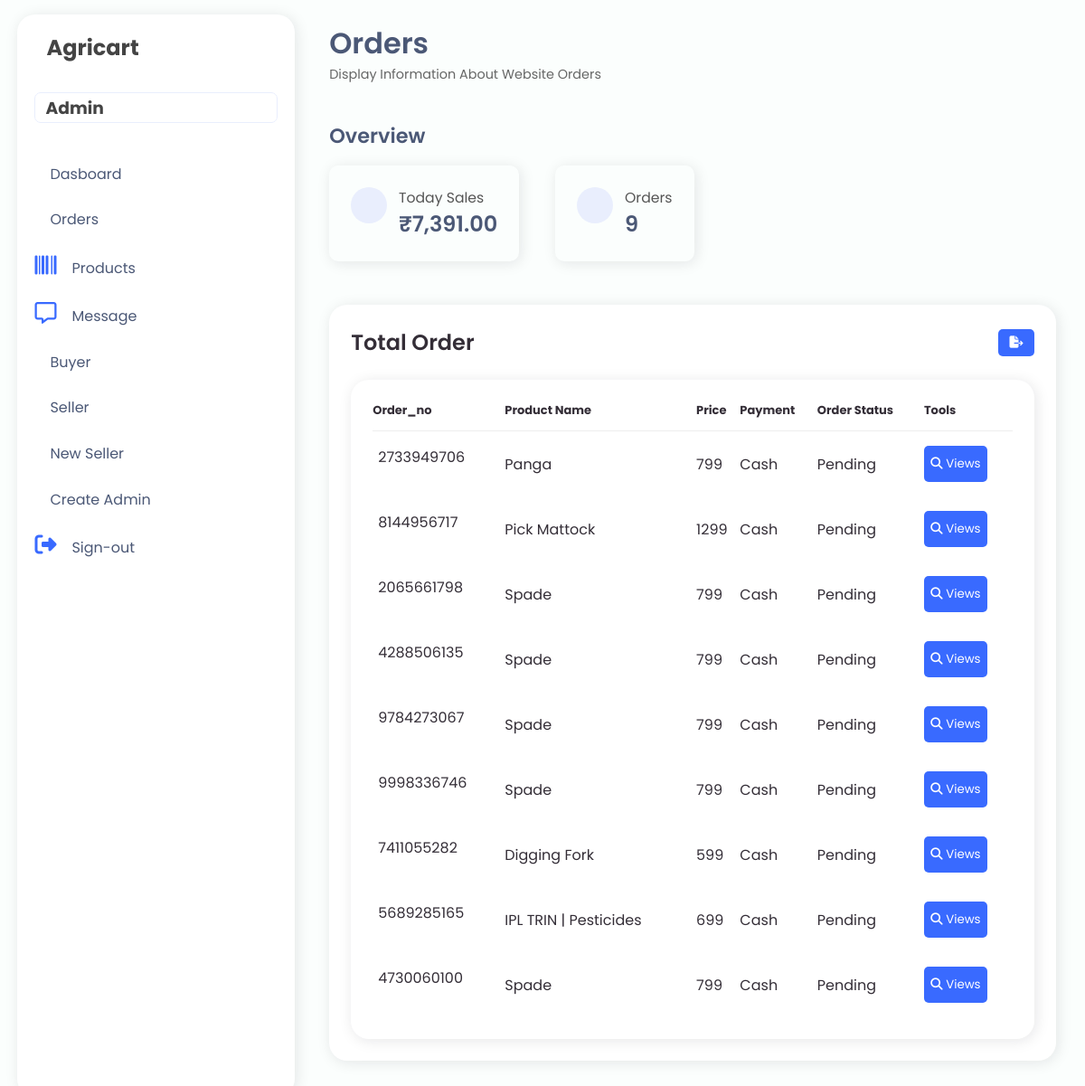
The app's page /admin/order.php (signed in), older data.
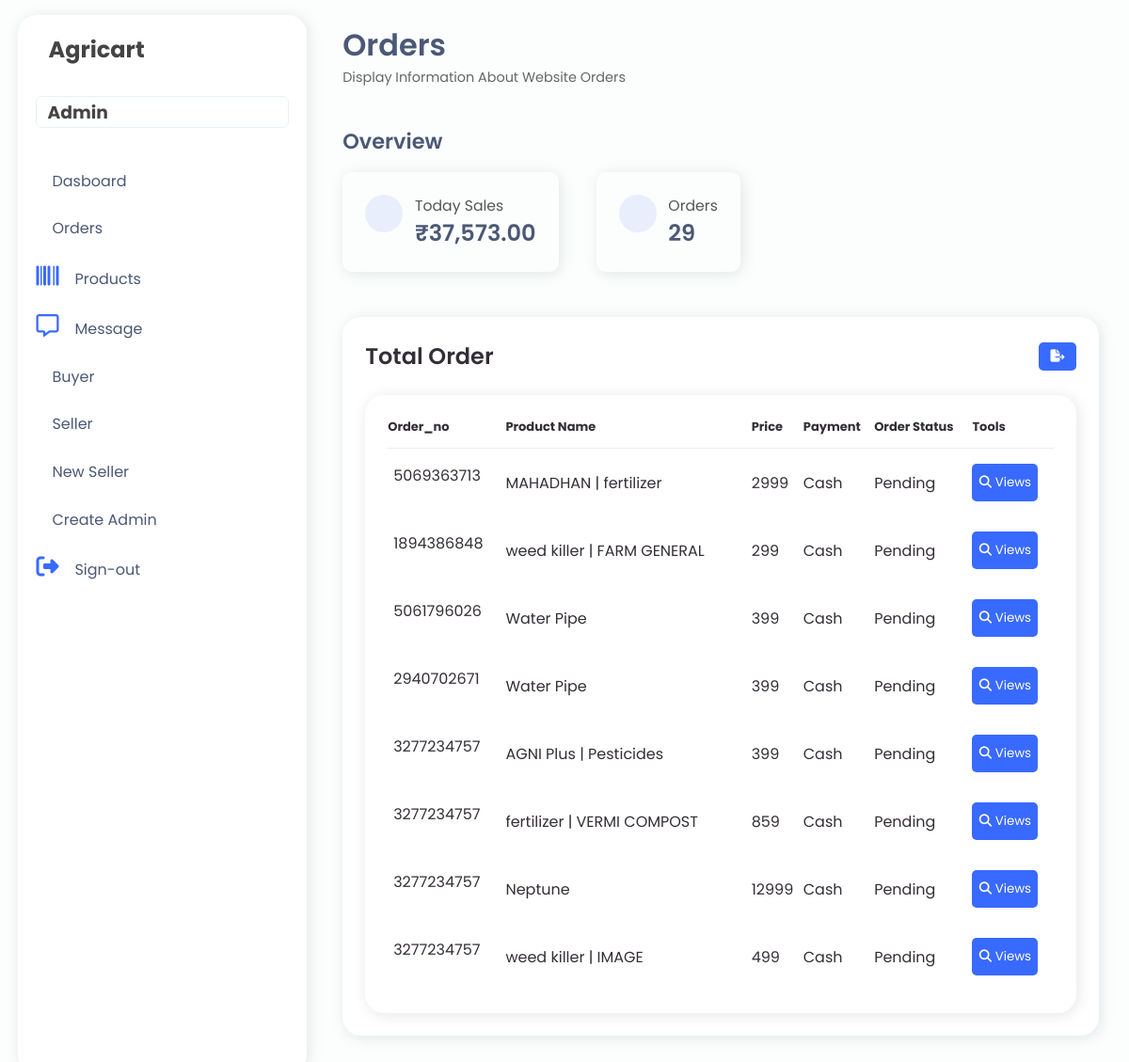
The same page, newer data.
### tables this page shows
CREATE TABLE `order_details` (
  `order_id` int(255) NOT NULL,
  `tracking_no` varchar(255) NOT NULL,
  `order_no` varchar(50) NOT NULL,
  `product_id` varchar(50) NOT NULL,
  `buyer_id` int(50) NOT NULL,
  `seller_id` int(255) NOT NULL,
  `payment` int(50) NOT NULL,
  `price` int(255) NOT NULL,
  `quantity` int(255) NOT NULL,
  `status` int(10) NOT NULL,
  `order_date` datetime NOT NULL DEFAULT current_timestamp()
);

CREATE TABLE `product_details` (
  `product_id` int(10) NOT NULL,
  `seller_id` int(255) NOT NULL,
  `name` varchar(50) NOT NULL,
  `description` varchar(255) NOT NULL,
  `mrp` int(255) NOT NULL,
  `price` int(50) NOT NULL,
  `quantity` int(255) NOT NULL,
  `photo` varchar(50) NOT NULL,
  `photo2` varchar(255) NOT NULL,
  `photo3` varchar(255) NOT NULL
);

### admin/order.php (the view, shortened to what the changed rows need)
<?php
include ("../database/connection.php");
$query = "SELECT o.order_id, o.order_no, p.name AS product_name, bd.full_name AS buyer_name,
          sd.first_name AS seller_name, o.payment, o.price, o.quantity, o.status, o.order_date, o.tracking_no
          FROM order_details o
          JOIN product_details p ON o.product_id = p.product_id
          JOIN buyer_details bd ON o.buyer_id = bd.buyer_id
          JOIN seller_details sd ON o.seller_id = sd.seller_id";
$result = mysqli_query($conn, $query);
$orderQuery = "SELECT COUNT(*) AS totalOrders FROM order_details";
$orderResult = mysqli_query($conn, $orderQuery);
$orderData = mysqli_fetch_assoc($orderResult);
$totalOrders = $orderData['totalOrders'];
$incomeQuery = "SELECT SUM(price) AS totalIncome FROM order_details";
$incomeResult = mysqli_query($conn, $incomeQuery);
$incomeData = mysqli_fetch_assoc($incomeResult);
$totalIncome = $incomeData['totalIncome'];
?>
<!DOCTYPE html>
<html lang="en">
<head>
    <link rel="stylesheet" href="https://maxst.icons8.com/vue-static/landings/line-awesome/line-awesome/1.3.0/css/line-awesome.min.css">
    <link rel="stylesheet" href="admin.css">
</head>
<body>
    <?php include ("navbar.php"); ?>
    <div class="main-content">
        <header>
            <div class="header-title-wrapper">
                <div class="header-title">
                    <h1>Orders</h1>
                </div>
            </div>
        </header>
        <main>
            <section>
                <div class="analytics">
                    <div class="analytic">
                        <div class="analytic-info">
                            <h4>Today Sales</h4>
                            <h1>₹<?php echo number_format($totalIncome, 2); ?></h1>
                        </div>
                    </div>
                    <div class="analytic">
                        <div class="analytic-info">
                            <h4>Orders</h4>
                            <h1><?php echo $totalOrders; ?></h1>
                        </div>
                    </div>
                </div>
            </section>
            <div class="table-data">
                <div class="order">
                    <div class="table-data">
                        <div class="order">
                            <table id="table">
                                <thead>
                                    <tr>
                                        <th>Order_no</th>
                                        <th>Product Name</th>
                                        <th>Price</th>
                                        <th>Payment</th>
                                        <th>Order Status</th>
                                        <th>Tools</th>
                                    </tr>
                                </thead>
                                <tbody>
                                    <?php
                                    if (mysqli_num_rows($result) > 0) {
                                        while($row = mysqli_fetch_assoc($result)){
                                    ?>
                                            <tr>
                                                <td><?php echo $row['order_no'];?></td>
                                                <td><?php echo $row['product_name'];?></td>
                                                <td><?php echo $row['price'];?></td>
                                                <?php if($row['payment'] == 0){?>
                                                    <td>Cash</td><?php
                                                }else{
                                                    ?><td>Online</td><?php
                                                }?>
                                                <?php if($row['status'] == 0){?>
                                                    <td>Pending</td><?php
                                                }else{
                                                    ?><td>shipped</td><?php
                                                }?>
                                                <td>
                                                    <button class="a" onclick="openPopup(<?php echo $row['order_id']; ?>)"><i class="fa-solid fa-magnifying-glass"></i> Views</button>
                                                </td>
                                            </tr>
                                            <?php
                                            }
                                        }
                                       ?>
                                </tbody>
                            </table>
                        </div>
                    </div>
                </div>
            </div>
        </main>
    </div>
</body>
</html>

Row changes from the older to the newer data that the page shows:
no longer on this page (row edited): order_details: order_no "2733949706", product.name "Panga", price "799", payment "Cash", status "Pending"
no longer on this page (row edited): order_details: order_no "8144956717", product.name "Pick Mattock", price "1299", payment "Cash", status "Pending"
removed order_details: order_no "2065661798", product.name "Spade", price "799", payment "Cash", status "Pending"
removed order_details: order_no "4288506135", product.name "Spade", price "799", payment "Cash", status "Pending"
removed order_details: order_no "9784273067", product.name "Spade", price "799", payment "Cash", status "Pending"
removed order_details: order_no "9998336746", product.name "Spade", price "799", payment "Cash", status "Pending"
removed order_details: order_no "7411055282", product.name "Digging Fork", price "599", payment "Cash", status "Pending"
removed order_details: order_no "5689285165", product.name "IPL TRIN | Pesticides", price "699", payment "Cash", status "Pending"
no longer on this page (row edited): order_details: order_no "4730060100", product.name "Spade", price "799", payment "Cash", status "Pending"
added order_details: order_no "5069363713", product.name "MAHADHAN | fertilizer", price "2999", payment "Cash", status "Pending"
added order_details: order_no "1894386848", product.name "weed killer | FARM GENERAL", price "299", payment "Cash", status "Pending"
added order_details: order_no "5061796026", product.name "Water Pipe", price "399", payment "Cash", status "Pending"
added order_details: order_no "2940702671", product.name "Water Pipe", price "399", payment "Cash", status "Pending"
added order_details: order_no "3277234757", product.name "AGNI Plus | Pesticides", price "399", payment "Cash", status "Pending"
added order_details: order_no "3277234757", product.name "fertilizer | VERMI COMPOST", price "859", payment "Cash", status "Pending"
added order_details: order_no "3277234757", product.name "Neptune", price "12999", payment "Cash", status "Pending"
added order_details: order_no "3277234757", product.name "weed killer | IMAGE", price "499", payment "Cash", status "Pending"
Text that changed along with them:
$totalIncome: "7,391.00" → "37,573.00"
$totalOrders: "9" → "29"
